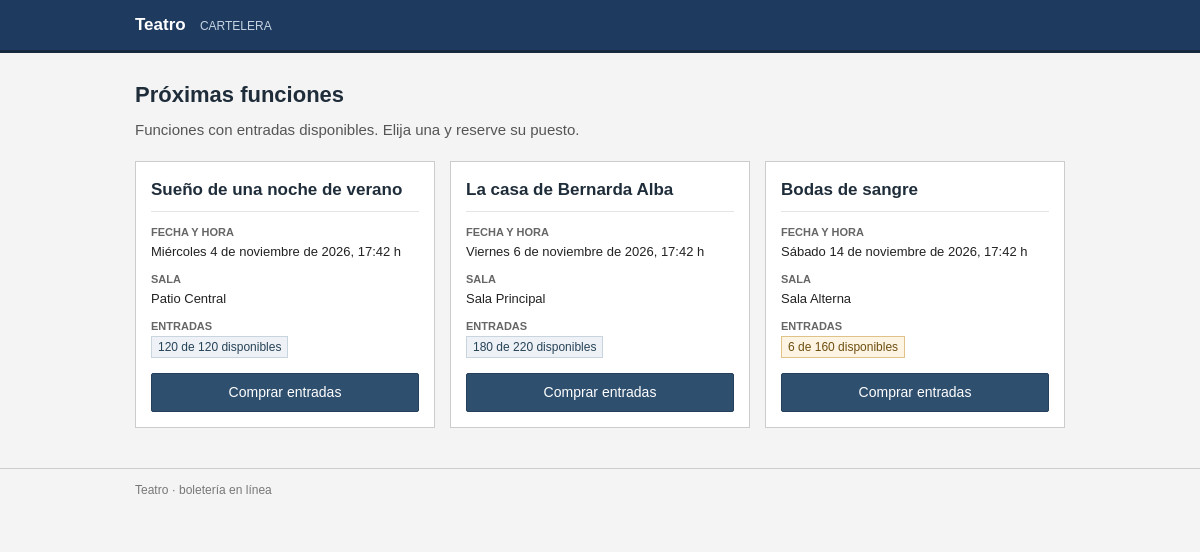
The page / on the database its author committed.
### tables this page shows
CREATE TABLE obra (
    cod_obra    INT AUTO_INCREMENT PRIMARY KEY,
    nombre      VARCHAR(120) NOT NULL,
    fecha_obra  DATETIME NOT NULL,
    aforo       INT NOT NULL,
    disponibles INT NOT NULL,
    sala        VARCHAR(60) NOT NULL
);

### conexion.php (called while the page is built, shortened)
<?php
function h(?string $valor): string
{
    return htmlspecialchars((string) $valor, ENT_QUOTES, 'UTF-8');
}
function fechaLarga(string $fecha): string
{
    $dias = ['domingo', 'lunes', 'martes', 'miércoles', 'jueves', 'viernes', 'sábado'];
    $meses = [
        'enero', 'febrero', 'marzo', 'abril', 'mayo', 'junio',
        'julio', 'agosto', 'septiembre', 'octubre', 'noviembre', 'diciembre',
    ];
    $momento = new DateTime($fecha);
    $texto = sprintf(
        '%s %d de %s de %s, %s h',
        $dias[(int) $momento->format('w')],
        (int) $momento->format('j'),
        $meses[(int) $momento->format('n') - 1],
        $momento->format('Y'),
        $momento->format('H:i')
    );
    return ucfirst($texto);
}

### index.php (the view, shortened to what this page needs)
<?php
require __DIR__ . '/conexion.php';
$consulta = $pdo->query(
    'SELECT cod_obra, nombre, fecha_obra, aforo, disponibles, sala
       FROM obra
      WHERE disponibles > 0
        AND fecha_obra > NOW()
      ORDER BY fecha_obra ASC'
);
$obras = $consulta->fetchAll();
?>
<!DOCTYPE html>
<html lang="es">
<head>
    <link rel="stylesheet" href="css/style.css">
</head>
<body>
    <header class="barra">
        <div class="contenedor">
            <span class="marca">Teatro</span>
            <span class="seccion">Cartelera</span>
        </div>
    </header>
    <main class="contenedor">
        <h1>Próximas funciones</h1>
        <p class="intro">Funciones con entradas disponibles. Elija una y reserve su puesto.</p>
        <?php if (count($obras) === 0): ?>
            <p class="aviso">Por el momento no hay funciones con entradas disponibles.</p>
        <?php else: ?>
            <div class="rejilla">
                <?php foreach ($obras as $obra): ?>
                    <article class="ficha">
                        <h2><?= h($obra['nombre']) ?></h2>
                        <dl class="detalles">
                            <div>
                                <dt>Fecha y hora</dt>
                                <dd><?= h(fechaLarga($obra['fecha_obra'])) ?></dd>
                            </div>
                            <div>
                                <dt>Sala</dt>
                                <dd><?= h($obra['sala']) ?></dd>
                            </div>
                            <div>
                                <dt>Entradas</dt>
                                <dd>
                                    <span class="etiqueta<?= (int) $obra['disponibles'] <= 10 ? ' etiqueta-baja' : '' ?>">
                                        <?= (int) $obra['disponibles'] ?> de <?= (int) $obra['aforo'] ?> disponibles
                                    </span>
                                </dd>
                            </div>
                        </dl>
                        <a class="boton" href="comprar.php?id=<?= (int) $obra['cod_obra'] ?>">Comprar entradas</a>
                    </article>
                <?php endforeach; ?>
            </div>
        <?php endif; ?>
    </main>
    <footer class="pie">
        <div class="contenedor">Teatro &middot; boletería en línea</div>
    </footer>
</body>
</html>

### css/style.css (style rules this page uses)
body { margin: 0; padding: 0; background: #f4f4f4; color: #222; font-family: Arial, Helvetica, sans-serif; font-size: 15px; line-height: 1.5; }
a { color: #1f4e79; }
h1 { font-size: 22px; font-weight: bold; color: #1f2d3a; margin: 0 0 8px 0; }
h2 { font-size: 17px; font-weight: bold; color: #1f2d3a; margin: 0 0 12px 0; }
p { margin: 0 0 12px 0; }
.contenedor { width: 100%; max-width: 960px; margin: 0 auto; padding: 0 15px; box-sizing: border-box; }
.barra { background: #1f3a5f; border-bottom: 3px solid #16293f; }
.barra .contenedor { padding-top: 12px; padding-bottom: 12px; }
.marca { color: #fff; font-size: 17px; font-weight: bold; }
.seccion { color: #c6d4e2; font-size: 12px; text-transform: uppercase; margin-left: 10px; }
main.contenedor { padding-top: 25px; padding-bottom: 40px; }
.intro { color: #555; margin-bottom: 20px; }
.rejilla { display: grid; grid-template-columns: repeat(auto-fill, minmax(240px, 1fr)); gap: 15px; }
.ficha { background: #fff; border: 1px solid #ccc; padding: 15px; box-sizing: border-box; display: flex; flex-direction: column; }
.ficha h2 { border-bottom: 1px solid #e4e4e4; padding-bottom: 8px; }
.detalles { margin: 0 0 15px 0; }
.detalles div { margin-bottom: 9px; }
.detalles div:last-child { margin-bottom: 0; }
.detalles dt { font-size: 11px; font-weight: bold; color: #666; text-transform: uppercase; }
.detalles dd { font-size: 14px; margin: 2px 0 0 0; }
.ficha .detalles dd { font-size: 13px; }
.etiqueta { display: inline-block; background: #eef2f6; border: 1px solid #c8d4de; color: #274357; font-size: 12px; padding: 1px 6px; }
.etiqueta-baja { background: #fdf4e3; border-color: #dfc287; color: #6e4f10; }
.boton { display: inline-block; background: #2f4f6f; border: 1px solid #24405b; border-radius: 2px; color: #fff; font-family: inherit; font-size: 14px; padding: 8px 16px; text-align: center; text-decoration: none; cursor: pointer; }
.ficha .boton { margin-top: auto; }
.pie { border-top: 1px solid #ccc; color: #777; font-size: 12px; padding-top: 12px; padding-bottom: 25px; }

### rows shown on the page
obra: nombre "Sueño de una noche de verano", fecha_obra "Miércoles 4 de noviembre de 2026, 17:42 h", sala "Patio Central", disponibles "120", aforo "120"
obra: nombre "La casa de Bernarda Alba", fecha_obra "Viernes 6 de noviembre de 2026, 17:42 h", sala "Sala Principal", disponibles "180", aforo "220"
obra: nombre "Bodas de sangre", fecha_obra "Sábado 14 de noviembre de 2026, 17:42 h", sala "Sala Alterna", disponibles "6", aforo "160"
